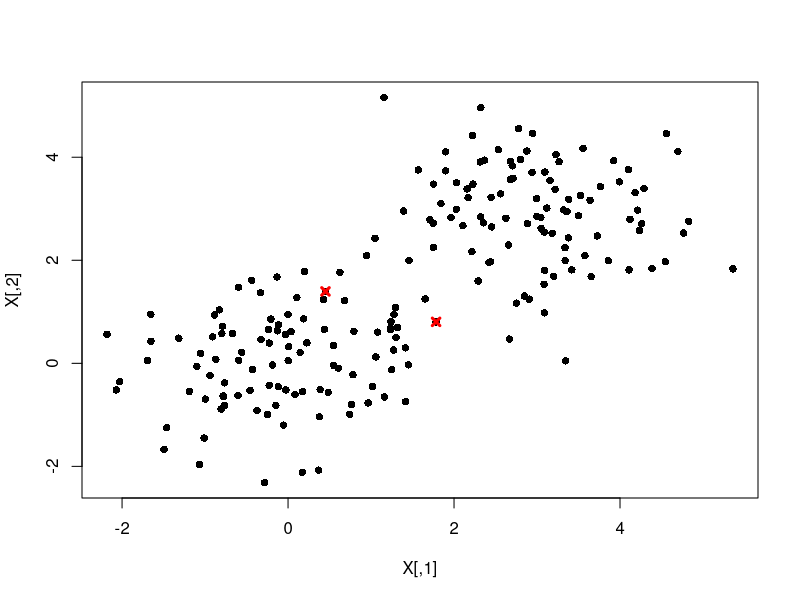

Write R code to recreate this figure. (Note: this script raises an error after producing the figure.)
X <- rbind(cbind(rnorm(100),rnorm(100)), cbind(rnorm(100, mean = 3), rnorm(100, mean = 3)))
class <- c(rep(1,100),rep(2,100))
plot(X, pch = 16)

smpl <- sample(1:nrow(X))
X <- X[smpl,]; class <- class[smpl]

K <- 2
n <- ncol(X); m <- nrow(X)

initMeans <- function(X, K) X[sample(1:nrow(X), size = K),]
initMeans(X, K)

Mu <- initMeans(X, K)
points(Mu, pch = 4, col = "red", lwd = 3)

covMatr <- function(X, class) {
  u <- unique(class)
  K <- length(u)
  cm <- vector("list", K)
  for (i in 1:K) cm[[i]] <- cov(X[class == class[i],])
  cm
}


distEuclid <- function(x, y, Sigma) (sum((x-y)^2))^0.5
X[1:2,]
distEuclid(X[1,], X[2,])
distEuclid(X[2,], X[2,])

distMahalanobis <- function(x, y, Sigma) {
  solveSigma <- try(solve(Sigma), silent = TRUE)
  if (class(solveSigma) == "try-error") solveSigma <- diag(nrow(Sigma))
  as.vector((rbind(x-y) %*% solveSigma %*% cbind(x-y))^0.5)
}
Sigma <- list(diag(rep(1,n)), diag(rep(1,n)))
distMahalanobis(X[1,], X[2,], Sigma[[1]])

distMatr <- function(X, Mu, distFunc, Sigma) {
  K <- nrow(Mu); m <- nrow(X); n <- ncol(X)
  dist <- vector("list", K)
  for (j in 1:K) dist[[j]] <- function(x) distFunc(x, Mu[j,], Sigma[[j]])
  Matr <- matrix(nrow = m, ncol = K)
  for (j in 1:K) Matr[,j] <- apply(X, 1, dist[[j]])
  Matr
}

head(distMatr(X, Mu, distMahalanobis, Sigma))

assignClass <- function(X, Mu, distFunc, Sigma) {
  Matr <- distMatr(X, Mu, distFunc, Sigma)
  class <- apply(Matr, 1, which.min)
  u <- unique(class)
  for (i in 1:length(u)) class[class == u[i]] <- i
  class
}

calcMeans <- function(X, class) {
  u <- unique(class)
  K <- length(u); m <- nrow(X); n <- ncol(X)
  Mu <- matrix(nrow = K, ncol = n)
  for (i in 1:length(u)) Mu[i,] <- apply(rbind(X[class == u[i],]), 2, mean)
  Mu
}
Mu <- calcMeans(X, class)
points(Mu, pch = 4, col = "green", lwd = 3)


calcTSS <- function(X) {
  m <- nrow(X); n <- ncol(X)
  mu <- apply(X, 2, mean)
  TSS <- matrix(0, nrow = n, ncol = n)
  for (i in 1:m) TSS <- TSS + cbind(X[i,]-mu) %*% rbind(X[i,]-mu)
  TSS
}
calcTSS(X)

calcWSS <- function(X, Mu, class) {
  m <- nrow(X); n <- ncol(X)
  WSS <- matrix(0, nrow = n, ncol = n)
  for (i in 1:m) WSS <- WSS + cbind(X[i,]-Mu[class[i],]) %*% rbind(X[i,]-Mu[class[i],])
  WSS
}
calcWSS(X, Mu, class)

calcBSS <- function(X, Mu, class) calcTSS(X) - calcWSS(X, Mu, class)
calcBSS(X, Mu, class)
  


KMeans <- function(X, K, distFunc = distEuclid, nstart = 10, maxIter = 20, tol = 0.001) {
  
  model <- NULL; err <- Inf
  m<- nrow(X); n <- ncol(X)

  for (s in 1:nstart) {

    Mu <- initMeans(X, K)
    Sigma <- vector("list", K); for (k in 1:K) Sigma[[k]] <- diag(rep(1,n))
    class <- assignClass(X, Mu, distFunc, Sigma)

    iter <- 0
    TSS <- calcTSS(X); WSS <- calcWSS(X, Mu, class)
    dTSS <- det(TSS); dWSS <- det(WSS)
    ratio <- dWSS / dTSS; deltaRatio <- -Inf
  
    optTrace <- rbind(c(0, dWSS, round(ratio*100,1)))
    dimnames(optTrace) <- list(NULL, c("iteration", "wss", "wss.tss"))

    while (iter <= maxIter & deltaRatio < -tol) {
      iter <- iter + 1
      Mu <- calcMeans(X, class)
      Sigma <- covMatr(X, class)
      class <- assignClass(X, Mu, distFunc, Sigma)
      WSS <- calcWSS(X, Mu, class); dWSS <- det(WSS)
      newRatio <- dWSS / dTSS; deltaRatio <- newRatio - ratio
      ratio <- newRatio
      optTrace <- rbind(optTrace, c(iter, dWSS, round(ratio*100,1)))
    }

    if (dWSS < err) {
      model <- list(optTrace = optTrace, means = Mu, class = class, err = dWSS)
      err <- dWSS
    }

  }

  model
  
}

KMeans(X, 2)

km <- KMeans(X, 2)
library(ggplot2)
qplot(X[,1], X[,2], color = km$class, lwd = 3)


